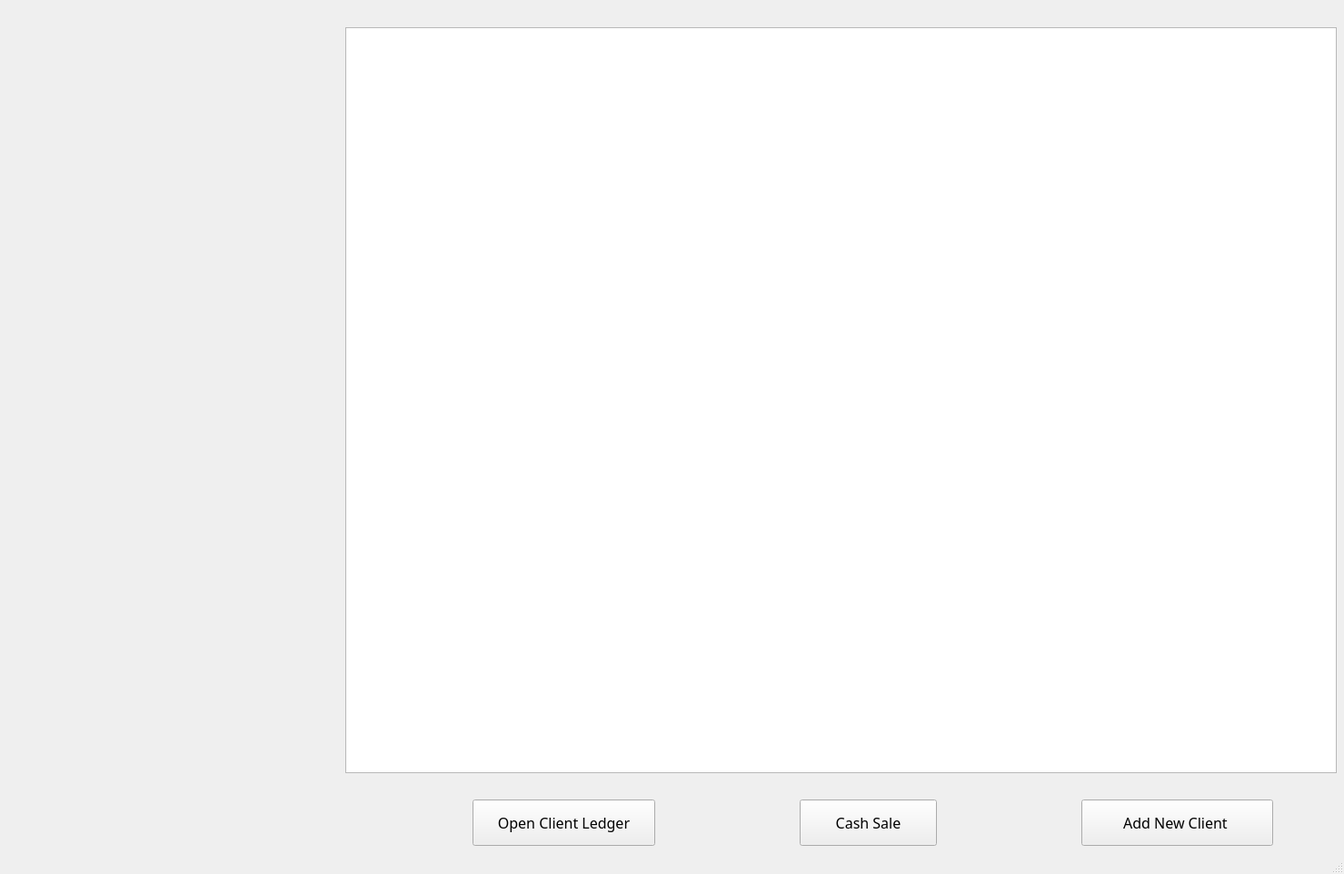
<?xml version="1.0" encoding="UTF-8"?>
<ui version="4.0">
 <class>MainWindow</class>
 <widget class="QMainWindow" name="MainWindow">
  <property name="geometry">
   <rect>
    <x>0</x>
    <y>0</y>
    <width>1479</width>
    <height>962</height>
   </rect>
  </property>
  <property name="windowTitle">
   <string>MainWindow</string>
  </property>
  <widget class="QWidget" name="centralwidget">
   <widget class="QPushButton" name="existing_client">
    <property name="geometry">
     <rect>
      <x>520</x>
      <y>880</y>
      <width>201</width>
      <height>51</height>
     </rect>
    </property>
    <property name="font">
     <font>
      <family>Papyrus</family>
      <pointsize>12</pointsize>
     </font>
    </property>
    <property name="text">
     <string>Open Client Ledger</string>
    </property>
   </widget>
   <widget class="QPushButton" name="createLedger">
    <property name="geometry">
     <rect>
      <x>1190</x>
      <y>880</y>
      <width>211</width>
      <height>51</height>
     </rect>
    </property>
    <property name="font">
     <font>
      <family>Papyrus</family>
      <pointsize>12</pointsize>
     </font>
    </property>
    <property name="text">
     <string>Add New Client </string>
    </property>
   </widget>
   <widget class="QPushButton" name="createLedger_2">
    <property name="geometry">
     <rect>
      <x>880</x>
      <y>880</y>
      <width>151</width>
      <height>51</height>
     </rect>
    </property>
    <property name="font">
     <font>
      <family>Papyrus</family>
      <pointsize>12</pointsize>
     </font>
    </property>
    <property name="text">
     <string>Cash Sale</string>
    </property>
   </widget>
   <widget class="QTableView" name="ClientTable">
    <property name="geometry">
     <rect>
      <x>380</x>
      <y>30</y>
      <width>1091</width>
      <height>821</height>
     </rect>
    </property>
   </widget>
  </widget>
  <widget class="QStatusBar" name="statusbar"/>
 </widget>
 <resources/>
 <connections/>
</ui>
